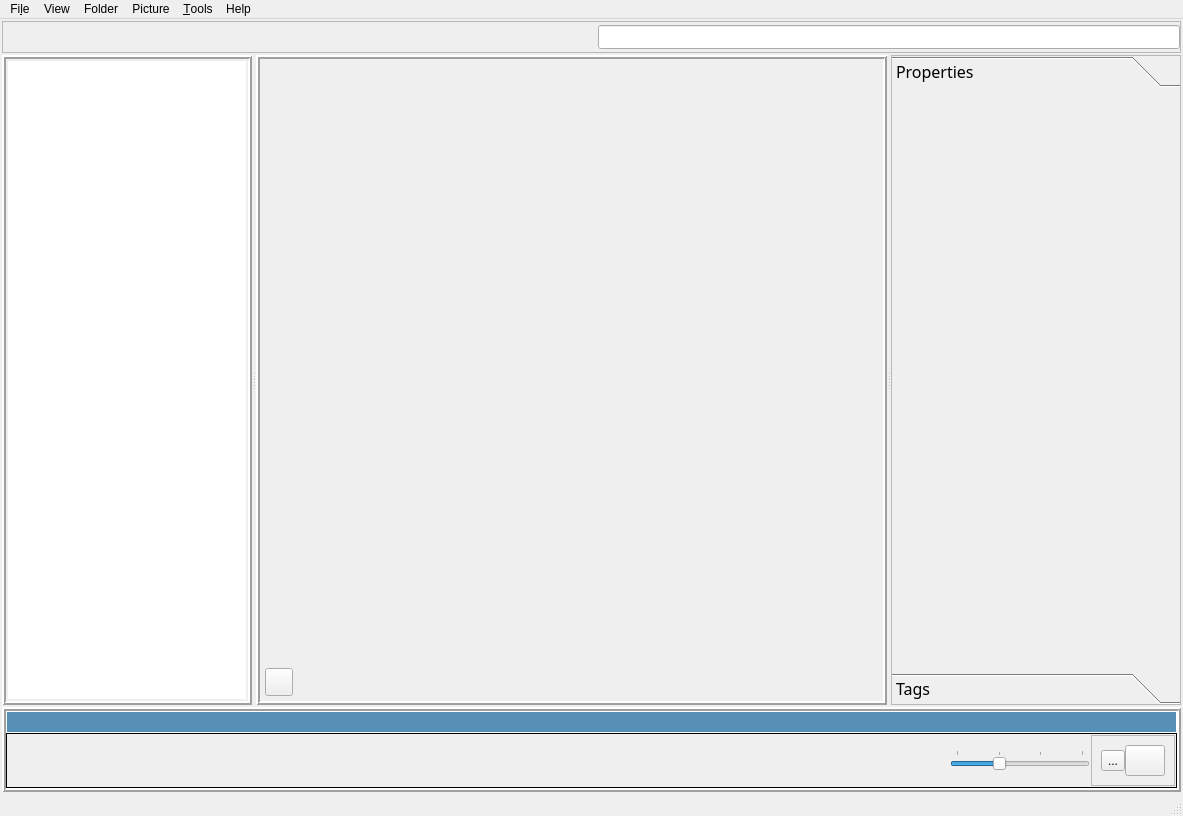
<?xml version="1.0" encoding="UTF-8"?>
<ui version="4.0">
 <class>MainWindow</class>
 <widget class="QMainWindow" name="MainWindow">
  <property name="geometry">
   <rect>
    <x>0</x>
    <y>0</y>
    <width>1183</width>
    <height>816</height>
   </rect>
  </property>
  <property name="windowTitle">
   <string>MainWindow</string>
  </property>
  <property name="windowIcon">
   <iconset resource="../imagius.qrc">
    <normaloff>:/images/resources/images/logo.png</normaloff>:/images/resources/images/logo.png</iconset>
  </property>
  <widget class="QWidget" name="centralwidget">
   <layout class="QVBoxLayout" name="verticalLayout_4">
    <property name="spacing">
     <number>2</number>
    </property>
    <property name="leftMargin">
     <number>2</number>
    </property>
    <property name="topMargin">
     <number>2</number>
    </property>
    <property name="rightMargin">
     <number>2</number>
    </property>
    <property name="bottomMargin">
     <number>2</number>
    </property>
    <item>
     <widget class="QFrame" name="frame_7">
      <property name="maximumSize">
       <size>
        <width>16777215</width>
        <height>32</height>
       </size>
      </property>
      <property name="frameShape">
       <enum>QFrame::StyledPanel</enum>
      </property>
      <property name="frameShadow">
       <enum>QFrame::Raised</enum>
      </property>
      <layout class="QHBoxLayout" name="horizontalLayout">
       <property name="leftMargin">
        <number>0</number>
       </property>
       <property name="topMargin">
        <number>0</number>
       </property>
       <property name="rightMargin">
        <number>0</number>
       </property>
       <property name="bottomMargin">
        <number>0</number>
       </property>
       <item>
        <spacer name="horizontalSpacer">
         <property name="orientation">
          <enum>Qt::Horizontal</enum>
         </property>
         <property name="sizeHint" stdset="0">
          <size>
           <width>338</width>
           <height>10</height>
          </size>
         </property>
        </spacer>
       </item>
       <item>
        <widget class="QLabel" name="label_2">
         <property name="maximumSize">
          <size>
           <width>24</width>
           <height>24</height>
          </size>
         </property>
         <property name="text">
          <string/>
         </property>
         <property name="pixmap">
          <pixmap resource="../imagius.qrc">:/images/resources/images/search.png</pixmap>
         </property>
         <property name="scaledContents">
          <bool>true</bool>
         </property>
        </widget>
       </item>
       <item>
        <widget class="QLineEdit" name="txtbox_search">
         <property name="minimumSize">
          <size>
           <width>0</width>
           <height>24</height>
          </size>
         </property>
         <property name="clearButtonEnabled">
          <bool>true</bool>
         </property>
        </widget>
       </item>
      </layout>
     </widget>
    </item>
    <item>
     <widget class="QFrame" name="frame">
      <property name="frameShape">
       <enum>QFrame::NoFrame</enum>
      </property>
      <property name="frameShadow">
       <enum>QFrame::Raised</enum>
      </property>
      <property name="lineWidth">
       <number>2</number>
      </property>
      <layout class="QHBoxLayout" name="horizontalLayout_3">
       <property name="spacing">
        <number>0</number>
       </property>
       <property name="leftMargin">
        <number>0</number>
       </property>
       <property name="topMargin">
        <number>0</number>
       </property>
       <property name="rightMargin">
        <number>0</number>
       </property>
       <property name="bottomMargin">
        <number>0</number>
       </property>
       <item>
        <widget class="QSplitter" name="splitter_2">
         <property name="orientation">
          <enum>Qt::Horizontal</enum>
         </property>
         <widget class="QFrame" name="frame_2">
          <property name="maximumSize">
           <size>
            <width>250</width>
            <height>16777215</height>
           </size>
          </property>
          <property name="frameShape">
           <enum>QFrame::Box</enum>
          </property>
          <property name="frameShadow">
           <enum>QFrame::Raised</enum>
          </property>
          <property name="lineWidth">
           <number>2</number>
          </property>
          <layout class="QVBoxLayout" name="verticalLayout" stretch="0">
           <property name="spacing">
            <number>2</number>
           </property>
           <property name="leftMargin">
            <number>2</number>
           </property>
           <property name="topMargin">
            <number>2</number>
           </property>
           <property name="rightMargin">
            <number>2</number>
           </property>
           <property name="bottomMargin">
            <number>2</number>
           </property>
           <item>
            <widget class="QTreeView" name="treeView_scandirs">
             <property name="frameShape">
              <enum>QFrame::NoFrame</enum>
             </property>
             <property name="indentation">
              <number>10</number>
             </property>
             <attribute name="headerVisible">
              <bool>false</bool>
             </attribute>
            </widget>
           </item>
          </layout>
         </widget>
         <widget class="QFrame" name="frame_main_container">
          <property name="frameShape">
           <enum>QFrame::NoFrame</enum>
          </property>
          <property name="frameShadow">
           <enum>QFrame::Plain</enum>
          </property>
          <layout class="QHBoxLayout" name="horizontalLayout_7">
           <property name="spacing">
            <number>0</number>
           </property>
           <property name="leftMargin">
            <number>0</number>
           </property>
           <property name="topMargin">
            <number>0</number>
           </property>
           <property name="rightMargin">
            <number>0</number>
           </property>
           <property name="bottomMargin">
            <number>0</number>
           </property>
           <item>
            <widget class="QSplitter" name="splitter">
             <property name="orientation">
              <enum>Qt::Horizontal</enum>
             </property>
             <widget class="QFrame" name="frame_thumbs">
              <property name="frameShape">
               <enum>QFrame::Box</enum>
              </property>
              <property name="frameShadow">
               <enum>QFrame::Raised</enum>
              </property>
              <property name="lineWidth">
               <number>2</number>
              </property>
              <layout class="QVBoxLayout" name="vlayout_frame_thumbs">
               <property name="spacing">
                <number>5</number>
               </property>
               <property name="leftMargin">
                <number>5</number>
               </property>
               <property name="topMargin">
                <number>5</number>
               </property>
               <property name="rightMargin">
                <number>5</number>
               </property>
               <property name="bottomMargin">
                <number>5</number>
               </property>
               <item>
                <widget class="QFrame" name="frame_4">
                 <property name="minimumSize">
                  <size>
                   <width>0</width>
                   <height>80</height>
                  </size>
                 </property>
                 <property name="maximumSize">
                  <size>
                   <width>16777215</width>
                   <height>16777215</height>
                  </size>
                 </property>
                 <property name="frameShape">
                  <enum>QFrame::NoFrame</enum>
                 </property>
                 <property name="frameShadow">
                  <enum>QFrame::Plain</enum>
                 </property>
                 <layout class="QVBoxLayout" name="verticalLayout_2">
                  <property name="spacing">
                   <number>0</number>
                  </property>
                  <property name="leftMargin">
                   <number>0</number>
                  </property>
                  <property name="topMargin">
                   <number>0</number>
                  </property>
                  <property name="rightMargin">
                   <number>0</number>
                  </property>
                  <property name="bottomMargin">
                   <number>0</number>
                  </property>
                  <item>
                   <widget class="QFrame" name="frame_6">
                    <property name="maximumSize">
                     <size>
                      <width>16777215</width>
                      <height>56</height>
                     </size>
                    </property>
                    <property name="frameShape">
                     <enum>QFrame::NoFrame</enum>
                    </property>
                    <property name="frameShadow">
                     <enum>QFrame::Raised</enum>
                    </property>
                    <layout class="QGridLayout" name="gridLayout_2">
                     <property name="leftMargin">
                      <number>0</number>
                     </property>
                     <property name="topMargin">
                      <number>0</number>
                     </property>
                     <property name="rightMargin">
                      <number>0</number>
                     </property>
                     <property name="bottomMargin">
                      <number>0</number>
                     </property>
                     <property name="horizontalSpacing">
                      <number>0</number>
                     </property>
                     <item row="0" column="0" rowspan="2">
                      <widget class="QFrame" name="frame_5">
                       <property name="maximumSize">
                        <size>
                         <width>51</width>
                         <height>55</height>
                        </size>
                       </property>
                       <property name="frameShape">
                        <enum>QFrame::NoFrame</enum>
                       </property>
                       <property name="frameShadow">
                        <enum>QFrame::Raised</enum>
                       </property>
                       <layout class="QHBoxLayout" name="horizontalLayout_2" stretch="0">
                        <property name="spacing">
                         <number>0</number>
                        </property>
                        <property name="leftMargin">
                         <number>0</number>
                        </property>
                        <property name="topMargin">
                         <number>0</number>
                        </property>
                        <property name="rightMargin">
                         <number>0</number>
                        </property>
                        <property name="bottomMargin">
                         <number>0</number>
                        </property>
                        <item>
                         <widget class="QLabel" name="label">
                          <property name="maximumSize">
                           <size>
                            <width>32</width>
                            <height>32</height>
                           </size>
                          </property>
                          <property name="text">
                           <string/>
                          </property>
                          <property name="pixmap">
                           <pixmap resource="../imagius.qrc">:/images/resources/images/folder.png</pixmap>
                          </property>
                          <property name="scaledContents">
                           <bool>true</bool>
                          </property>
                         </widget>
                        </item>
                       </layout>
                      </widget>
                     </item>
                     <item row="0" column="1">
                      <widget class="QLabel" name="lbl_dir_name">
                       <property name="font">
                        <font>
                         <family>Trebuchet MS</family>
                         <pointsize>16</pointsize>
                        </font>
                       </property>
                       <property name="styleSheet">
                        <string notr="true">color: rgb(68, 68, 68)</string>
                       </property>
                       <property name="text">
                        <string/>
                       </property>
                      </widget>
                     </item>
                     <item row="1" column="1">
                      <widget class="QLabel" name="lbl_cdate">
                       <property name="text">
                        <string/>
                       </property>
                      </widget>
                     </item>
                    </layout>
                   </widget>
                  </item>
                  <item>
                   <widget class="QLabel" name="label_thumbs_toolbar_tooltip">
                    <property name="styleSheet">
                     <string notr="true">color: rgb(64, 129, 194)</string>
                    </property>
                    <property name="text">
                     <string/>
                    </property>
                   </widget>
                  </item>
                  <item>
                   <widget class="QPushButton" name="btn_slideshow">
                    <property name="maximumSize">
                     <size>
                      <width>28</width>
                      <height>28</height>
                     </size>
                    </property>
                    <property name="mouseTracking">
                     <bool>true</bool>
                    </property>
                    <property name="text">
                     <string/>
                    </property>
                    <property name="icon">
                     <iconset resource="../imagius.qrc">
                      <normaloff>:/images/resources/images/slideshow.png</normaloff>:/images/resources/images/slideshow.png</iconset>
                    </property>
                   </widget>
                  </item>
                 </layout>
                </widget>
               </item>
              </layout>
             </widget>
             <widget class="QFrame" name="frame_metadata">
              <property name="maximumSize">
               <size>
                <width>290</width>
                <height>16777215</height>
               </size>
              </property>
              <property name="font">
               <font>
                <family>Noto Sans</family>
                <pointsize>12</pointsize>
               </font>
              </property>
              <property name="frameShape">
               <enum>QFrame::StyledPanel</enum>
              </property>
              <property name="frameShadow">
               <enum>QFrame::Raised</enum>
              </property>
              <layout class="QGridLayout" name="gridLayout_3">
               <property name="leftMargin">
                <number>0</number>
               </property>
               <property name="topMargin">
                <number>0</number>
               </property>
               <property name="rightMargin">
                <number>0</number>
               </property>
               <property name="bottomMargin">
                <number>0</number>
               </property>
               <property name="spacing">
                <number>0</number>
               </property>
               <item row="0" column="0">
                <widget class="QToolBox" name="toolBox_metadata">
                 <widget class="QWidget" name="toolbox_metadata_properties">
                  <property name="geometry">
                   <rect>
                    <x>0</x>
                    <y>0</y>
                    <width>288</width>
                    <height>576</height>
                   </rect>
                  </property>
                  <attribute name="icon">
                   <iconset resource="../imagius.qrc">
                    <normaloff>:/images/resources/images/properties.png</normaloff>:/images/resources/images/properties.png</iconset>
                  </attribute>
                  <attribute name="label">
                   <string>Properties</string>
                  </attribute>
                 </widget>
                 <widget class="QWidget" name="toolBox_metadata_tags">
                  <property name="geometry">
                   <rect>
                    <x>0</x>
                    <y>0</y>
                    <width>288</width>
                    <height>576</height>
                   </rect>
                  </property>
                  <attribute name="icon">
                   <iconset resource="../imagius.qrc">
                    <normaloff>:/images/resources/images/tags.png</normaloff>:/images/resources/images/tags.png</iconset>
                  </attribute>
                  <attribute name="label">
                   <string>Tags</string>
                  </attribute>
                 </widget>
                </widget>
               </item>
              </layout>
             </widget>
            </widget>
           </item>
          </layout>
         </widget>
        </widget>
       </item>
      </layout>
     </widget>
    </item>
    <item>
     <widget class="QFrame" name="frame_8">
      <property name="maximumSize">
       <size>
        <width>16777215</width>
        <height>85</height>
       </size>
      </property>
      <property name="frameShape">
       <enum>QFrame::Box</enum>
      </property>
      <property name="frameShadow">
       <enum>QFrame::Raised</enum>
      </property>
      <property name="lineWidth">
       <number>2</number>
      </property>
      <property name="midLineWidth">
       <number>0</number>
      </property>
      <layout class="QGridLayout" name="gridLayout">
       <property name="leftMargin">
        <number>0</number>
       </property>
       <property name="topMargin">
        <number>0</number>
       </property>
       <property name="rightMargin">
        <number>0</number>
       </property>
       <property name="bottomMargin">
        <number>0</number>
       </property>
       <property name="spacing">
        <number>0</number>
       </property>
       <item row="0" column="0">
        <widget class="QFrame" name="frame_9">
         <property name="autoFillBackground">
          <bool>false</bool>
         </property>
         <property name="styleSheet">
          <string notr="true">color: white;
background-color: rgb(86, 144, 182);
font-weight: bold</string>
         </property>
         <property name="frameShape">
          <enum>QFrame::Panel</enum>
         </property>
         <property name="frameShadow">
          <enum>QFrame::Plain</enum>
         </property>
         <layout class="QHBoxLayout" name="horizontalLayout_4">
          <property name="spacing">
           <number>0</number>
          </property>
          <property name="leftMargin">
           <number>0</number>
          </property>
          <property name="topMargin">
           <number>0</number>
          </property>
          <property name="rightMargin">
           <number>0</number>
          </property>
          <property name="bottomMargin">
           <number>0</number>
          </property>
          <item>
           <spacer name="horizontalSpacer_2">
            <property name="orientation">
             <enum>Qt::Horizontal</enum>
            </property>
            <property name="sizeHint" stdset="0">
             <size>
              <width>201</width>
              <height>20</height>
             </size>
            </property>
           </spacer>
          </item>
          <item>
           <widget class="QLabel" name="lbl_selection_summary">
            <property name="font">
             <font>
              <family>Noto Sans</family>
              <pointsize>8</pointsize>
              <weight>75</weight>
              <bold>true</bold>
             </font>
            </property>
            <property name="text">
             <string/>
            </property>
           </widget>
          </item>
          <item>
           <spacer name="horizontalSpacer_3">
            <property name="orientation">
             <enum>Qt::Horizontal</enum>
            </property>
            <property name="sizeHint" stdset="0">
             <size>
              <width>200</width>
              <height>20</height>
             </size>
            </property>
           </spacer>
          </item>
         </layout>
        </widget>
       </item>
       <item row="1" column="0">
        <widget class="QFrame" name="frame_10">
         <property name="frameShape">
          <enum>QFrame::Panel</enum>
         </property>
         <property name="frameShadow">
          <enum>QFrame::Plain</enum>
         </property>
         <layout class="QHBoxLayout" name="horizontalLayout_6">
          <property name="spacing">
           <number>1</number>
          </property>
          <property name="leftMargin">
           <number>1</number>
          </property>
          <property name="topMargin">
           <number>1</number>
          </property>
          <property name="rightMargin">
           <number>1</number>
          </property>
          <property name="bottomMargin">
           <number>1</number>
          </property>
          <item>
           <spacer name="horizontalSpacer_4">
            <property name="orientation">
             <enum>Qt::Horizontal</enum>
            </property>
            <property name="sizeType">
             <enum>QSizePolicy::Expanding</enum>
            </property>
            <property name="sizeHint" stdset="0">
             <size>
              <width>518</width>
              <height>32</height>
             </size>
            </property>
           </spacer>
          </item>
          <item>
           <widget class="QSlider" name="hslider_thumb_size">
            <property name="maximumSize">
             <size>
              <width>140</width>
              <height>16777215</height>
             </size>
            </property>
            <property name="minimum">
             <number>64</number>
            </property>
            <property name="maximum">
             <number>256</number>
            </property>
            <property name="singleStep">
             <number>20</number>
            </property>
            <property name="pageStep">
             <number>64</number>
            </property>
            <property name="value">
             <number>128</number>
            </property>
            <property name="sliderPosition">
             <number>128</number>
            </property>
            <property name="orientation">
             <enum>Qt::Horizontal</enum>
            </property>
            <property name="invertedAppearance">
             <bool>false</bool>
            </property>
            <property name="tickPosition">
             <enum>QSlider::TicksAbove</enum>
            </property>
            <property name="tickInterval">
             <number>0</number>
            </property>
           </widget>
          </item>
          <item>
           <widget class="QFrame" name="frame_metdata_toolbar">
            <property name="frameShape">
             <enum>QFrame::StyledPanel</enum>
            </property>
            <property name="frameShadow">
             <enum>QFrame::Raised</enum>
            </property>
            <layout class="QHBoxLayout" name="horizontalLayout_5">
             <property name="spacing">
              <number>0</number>
             </property>
             <item>
              <widget class="QToolButton" name="toolbutton_tags">
               <property name="text">
                <string>...</string>
               </property>
               <property name="icon">
                <iconset resource="../imagius.qrc">
                 <normaloff>:/images/resources/images/tags.png</normaloff>:/images/resources/images/tags.png</iconset>
               </property>
               <property name="iconSize">
                <size>
                 <width>32</width>
                 <height>32</height>
                </size>
               </property>
               <property name="checkable">
                <bool>true</bool>
               </property>
               <attribute name="buttonGroup">
                <string notr="true">buttonGroup_metadata</string>
               </attribute>
              </widget>
             </item>
             <item>
              <widget class="QToolButton" name="toolbutton_properties">
               <property name="toolTip">
                <string>&lt;html&gt;&lt;head/&gt;&lt;body&gt;&lt;p&gt;Show/Hide Properties Window&lt;/p&gt;&lt;/body&gt;&lt;/html&gt;</string>
               </property>
               <property name="text">
                <string/>
               </property>
               <property name="icon">
                <iconset resource="../imagius.qrc">
                 <normaloff>:/images/resources/images/properties.png</normaloff>:/images/resources/images/properties.png</iconset>
               </property>
               <property name="iconSize">
                <size>
                 <width>32</width>
                 <height>32</height>
                </size>
               </property>
               <property name="shortcut">
                <string>Ctrl+S</string>
               </property>
               <property name="checkable">
                <bool>true</bool>
               </property>
               <property name="toolButtonStyle">
                <enum>Qt::ToolButtonIconOnly</enum>
               </property>
               <property name="autoRaise">
                <bool>false</bool>
               </property>
               <attribute name="buttonGroup">
                <string notr="true">buttonGroup_metadata</string>
               </attribute>
              </widget>
             </item>
            </layout>
           </widget>
          </item>
         </layout>
        </widget>
       </item>
      </layout>
     </widget>
    </item>
   </layout>
  </widget>
  <widget class="QMenuBar" name="menubar">
   <property name="geometry">
    <rect>
     <x>0</x>
     <y>0</y>
     <width>1183</width>
     <height>21</height>
    </rect>
   </property>
   <widget class="QMenu" name="menuFile">
    <property name="title">
     <string>Fi&amp;le</string>
    </property>
    <addaction name="action_add_folder"/>
    <addaction name="action_rescan"/>
    <addaction name="separator"/>
    <addaction name="action_file_locate"/>
    <addaction name="separator"/>
    <addaction name="action_exit"/>
    <addaction name="separator"/>
   </widget>
   <widget class="QMenu" name="menuTools">
    <property name="title">
     <string>&amp;Tools</string>
    </property>
    <addaction name="action_folder_manager"/>
    <addaction name="separator"/>
    <addaction name="action_settings"/>
   </widget>
   <widget class="QMenu" name="menuAbout">
    <property name="title">
     <string>Help</string>
    </property>
    <addaction name="actionDocumentation"/>
    <addaction name="action_check_updates"/>
    <addaction name="separator"/>
    <addaction name="actionAbout"/>
   </widget>
   <widget class="QMenu" name="menuView">
    <property name="title">
     <string>View</string>
    </property>
    <widget class="QMenu" name="menuThumbnail_Captions">
     <property name="title">
      <string>Thumbnail Captions</string>
     </property>
     <addaction name="action_caption_none"/>
     <addaction name="action_caption_filename"/>
    </widget>
    <widget class="QMenu" name="menuFolder_View_2">
     <property name="title">
      <string>Folder View</string>
     </property>
     <addaction name="action_Sort_CreationDate"/>
     <addaction name="actionSort_by_Recent_Changes"/>
     <addaction name="actionSory_by_Size"/>
     <addaction name="actionSort_by_Name"/>
     <addaction name="actionReverse_sort"/>
    </widget>
    <addaction name="action_small_thumbs"/>
    <addaction name="action_normal_thumbs"/>
    <addaction name="separator"/>
    <addaction name="action_properties"/>
    <addaction name="action_tags"/>
    <addaction name="separator"/>
    <addaction name="action_slideshow"/>
    <addaction name="separator"/>
    <addaction name="menuThumbnail_Captions"/>
    <addaction name="menuFolder_View_2"/>
   </widget>
   <widget class="QMenu" name="menuFolder">
    <property name="title">
     <string>Folder</string>
    </property>
    <addaction name="action_folder_slideshow"/>
    <addaction name="separator"/>
    <addaction name="action_folder_locate"/>
   </widget>
   <widget class="QMenu" name="menuPicture">
    <property name="title">
     <string>Picture</string>
    </property>
    <addaction name="action_picture_properties"/>
   </widget>
   <addaction name="menuFile"/>
   <addaction name="menuView"/>
   <addaction name="menuFolder"/>
   <addaction name="menuPicture"/>
   <addaction name="menuTools"/>
   <addaction name="menuAbout"/>
  </widget>
  <widget class="QStatusBar" name="statusbar"/>
  <action name="action_folder_manager">
   <property name="text">
    <string>&amp;Folder Manager</string>
   </property>
  </action>
  <action name="action_small_thumbs">
   <property name="checkable">
    <bool>true</bool>
   </property>
   <property name="text">
    <string>Small Thumbnails</string>
   </property>
  </action>
  <action name="action_normal_thumbs">
   <property name="checkable">
    <bool>true</bool>
   </property>
   <property name="checked">
    <bool>true</bool>
   </property>
   <property name="text">
    <string>Normal Thumbnails</string>
   </property>
  </action>
  <action name="action_properties">
   <property name="checkable">
    <bool>true</bool>
   </property>
   <property name="text">
    <string>Properties</string>
   </property>
  </action>
  <action name="action_tags">
   <property name="checkable">
    <bool>true</bool>
   </property>
   <property name="text">
    <string>Tags</string>
   </property>
  </action>
  <action name="action_slideshow">
   <property name="text">
    <string>Slideshow</string>
   </property>
  </action>
  <action name="action_caption_none">
   <property name="checkable">
    <bool>true</bool>
   </property>
   <property name="text">
    <string>None</string>
   </property>
  </action>
  <action name="action_caption_filename">
   <property name="checkable">
    <bool>true</bool>
   </property>
   <property name="text">
    <string>Filename</string>
   </property>
  </action>
  <action name="actionFlat_View">
   <property name="checkable">
    <bool>true</bool>
   </property>
   <property name="text">
    <string>Flat Folder View</string>
   </property>
  </action>
  <action name="action_settings">
   <property name="text">
    <string>Settings</string>
   </property>
  </action>
  <action name="action_picture_properties">
   <property name="text">
    <string>Properties</string>
   </property>
  </action>
  <action name="action_folder_slideshow">
   <property name="text">
    <string>View Slideshow</string>
   </property>
  </action>
  <action name="action_folder_locate">
   <property name="text">
    <string>Locate on Disk</string>
   </property>
  </action>
  <action name="action_add_folder">
   <property name="text">
    <string>Add Folder to Imagius</string>
   </property>
  </action>
  <action name="action_file_locate">
   <property name="text">
    <string>Locate on Disk</string>
   </property>
  </action>
  <action name="action_exit">
   <property name="text">
    <string>Exit</string>
   </property>
  </action>
  <action name="actionDocumentation">
   <property name="text">
    <string>Documentation</string>
   </property>
  </action>
  <action name="action_check_updates">
   <property name="text">
    <string>Check for Updates</string>
   </property>
  </action>
  <action name="actionAbout">
   <property name="text">
    <string>About</string>
   </property>
  </action>
  <action name="action_rescan">
   <property name="text">
    <string>Rescan Added Folders</string>
   </property>
  </action>
  <action name="action_Sort_CreationDate">
   <property name="text">
    <string>Sort by Creation Date</string>
   </property>
  </action>
  <action name="actionSort_by_Recent_Changes">
   <property name="text">
    <string>Sort by Recent Changes</string>
   </property>
  </action>
  <action name="actionSory_by_Size">
   <property name="text">
    <string>Sory by Size</string>
   </property>
  </action>
  <action name="actionSort_by_Name">
   <property name="text">
    <string>Sort by Name</string>
   </property>
  </action>
  <action name="actionReverse_sort">
   <property name="text">
    <string>Reverse sort</string>
   </property>
  </action>
 </widget>
 <resources>
  <include location="../imagius.qrc"/>
 </resources>
 <connections/>
 <buttongroups>
  <buttongroup name="buttonGroup_metadata">
   <property name="exclusive">
    <bool>false</bool>
   </property>
  </buttongroup>
 </buttongroups>
</ui>
